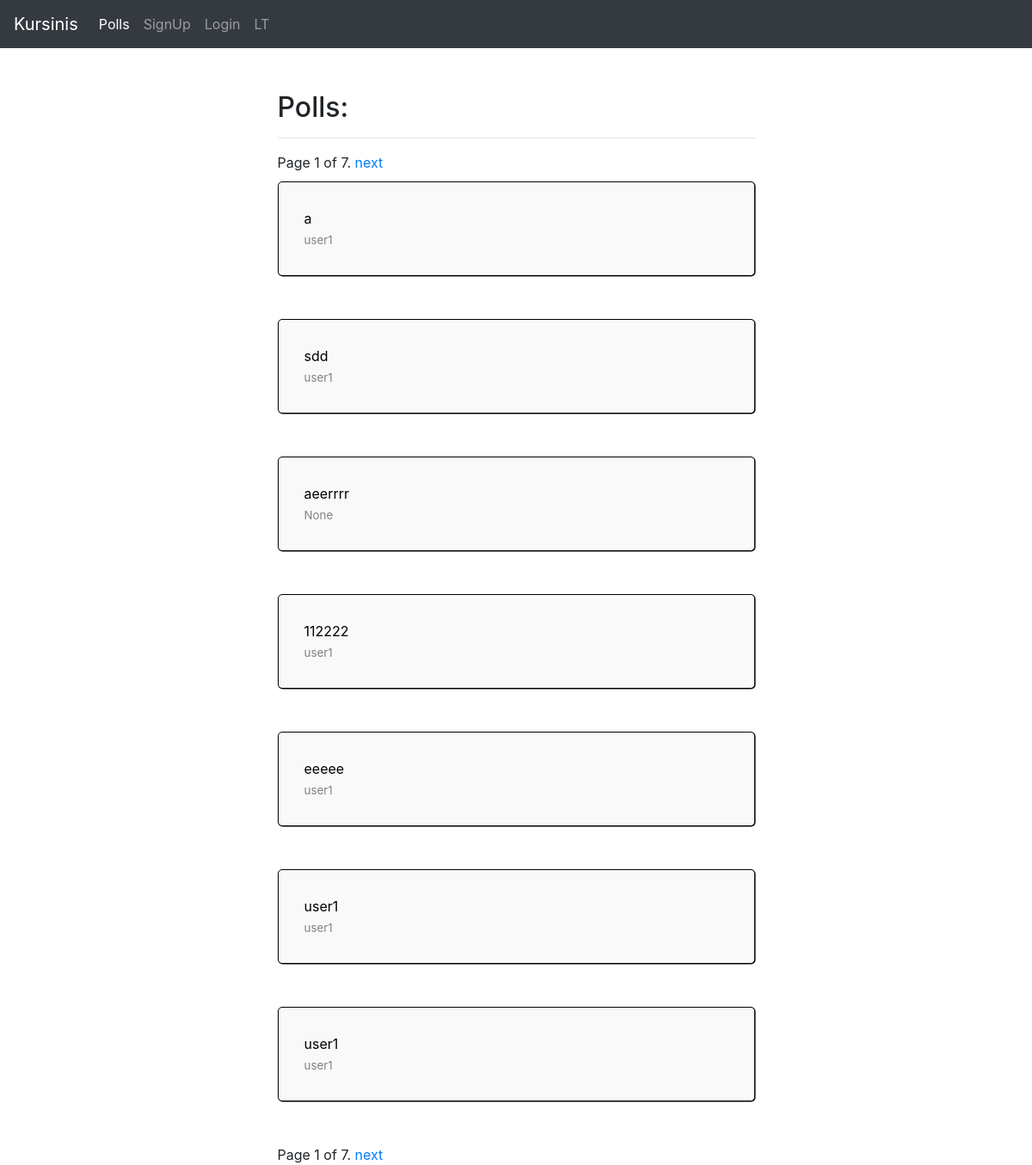
/polls/, run on an earlier commit of the app's database.
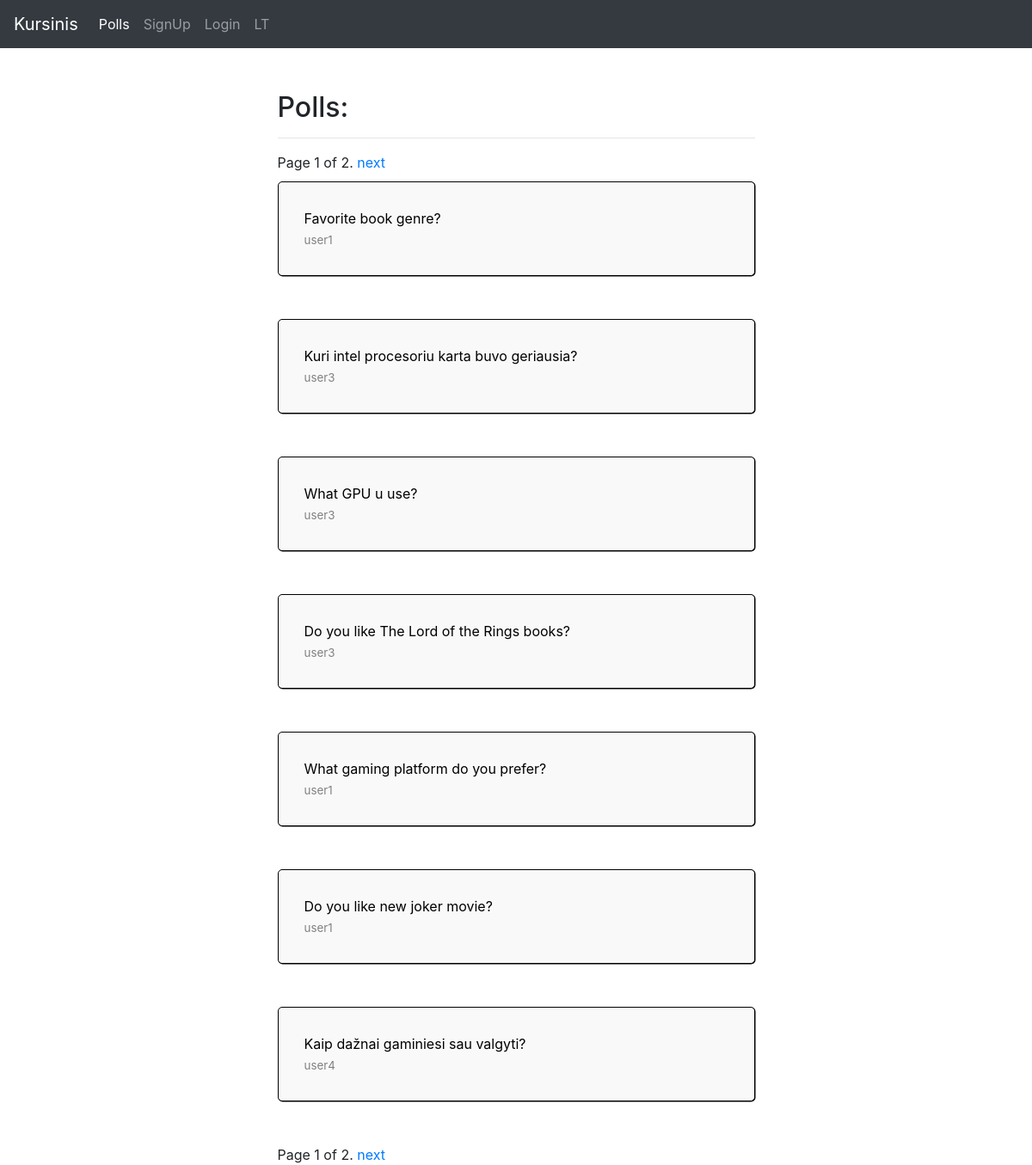
And on a later commit of the database.
### polls/models.py (models this page shows, shortened)
class Question(models.Model):
    question_text = models.CharField(_("Question text"), max_length=200)
    created_at = models.DateTimeField('date_created_at', auto_now_add=True)
    user = models.ForeignKey(User, on_delete=models.CASCADE, null=True)
    groups = models.ManyToManyField(Group)

### polls/views.py (the view)
# urls.py: path('polls/', views.PollsView.as_view(), name='polls'),
class PollsView(generic.ListView):
    model = Question
    template_name = 'polls/polls.html'
    context_object_name = 'latest_poll_list'
    paginate_by = 7
    def get_queryset(self):
        if self.request.user.is_authenticated:
            return Question.objects.filter(groups__in=self.request.user.groups.all()).order_by('-created_at')
        else:
            return Question.objects.order_by('-created_at')

### kursinis/context_processors.py (called while the page is built)
def language_code(request):
    return {'LANGUAGE_CODE': request.LANGUAGE_CODE}

def language_url(request):
    if request.LANGUAGE_CODE == 'lt':
        return {
            'language_url':
            ""+(request.get_full_path().split('/lt', 2)[1])
        }
    else:
        return {
            'language_url':
                "/lt"+(request.get_full_path())
        }

### polls/templates/polls/polls.html (shortened to what this page needs)
{% extends "website/base.html" %}
{% load i18n %}
{% block content %}
{% load static %}
<link rel="stylesheet" href="{% static 'polls/style.css' %}" type="text/css">
<div class="col mx-auto">
    <div class="mx-auto col-md-6">
        <h2>{% trans "Polls" %}:</h2>
        <hr>
    {% if latest_poll_list %}
    {% include "polls/pagination.html" %}
    {% for question in latest_poll_list %}
    <div class="question ">
        <a href="{% url 'polls:detail' question.id %}">
            <div class="question-text">{{ question.question_text }} <br> <span class="question-user-text">{{ question.user }}</span></div>
        </a>
    </div>
    {% endfor %}
    {% include "polls/pagination.html" %}
{% else %}
    <p>{% trans "No polls are available." %}</p>
{% endif %}
</div>
</div>
{% endblock %}

What changed in the data, as far as the page shows it:
removed Question: question_text "a", user "user1"
removed Question: question_text "sdd", user "user1"
removed Question: question_text "aeerrrr", user "None"
removed Question: question_text "112222", user "user1"
removed Question: question_text "eeeee", user "user1"
removed Question: question_text "user1", user "user1"
removed Question: question_text "user1", user "user1"
added Question: question_text "Favorite book genre?", user "user1"
added Question: question_text "Kuri intel procesoriu karta buvo geriausia?", user "user3"
added Question: question_text "What GPU u use?", user "user3"
added Question: question_text "Do you like The Lord of the Rings books?", user "user3"
added Question: question_text "What gaming platform do you prefer?", user "user1"
added Question: question_text "Do you like new joker movie?", user "user1"
added Question: question_text "Kaip dažnai gaminiesi sau valgyti?", user "user4"
Also different on the page:
{{ page_obj.paginator.num_pages }}: "7 7" → "2 2"
